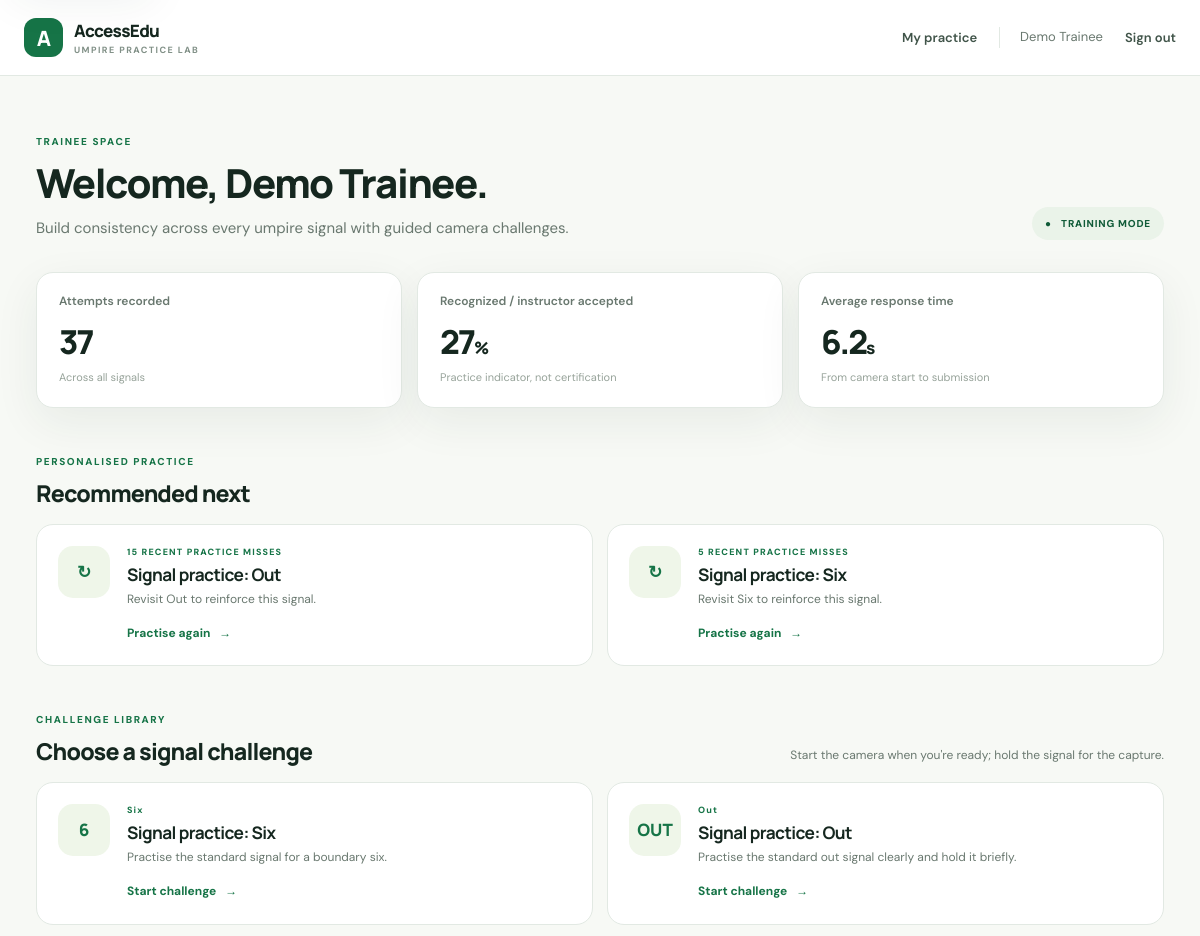
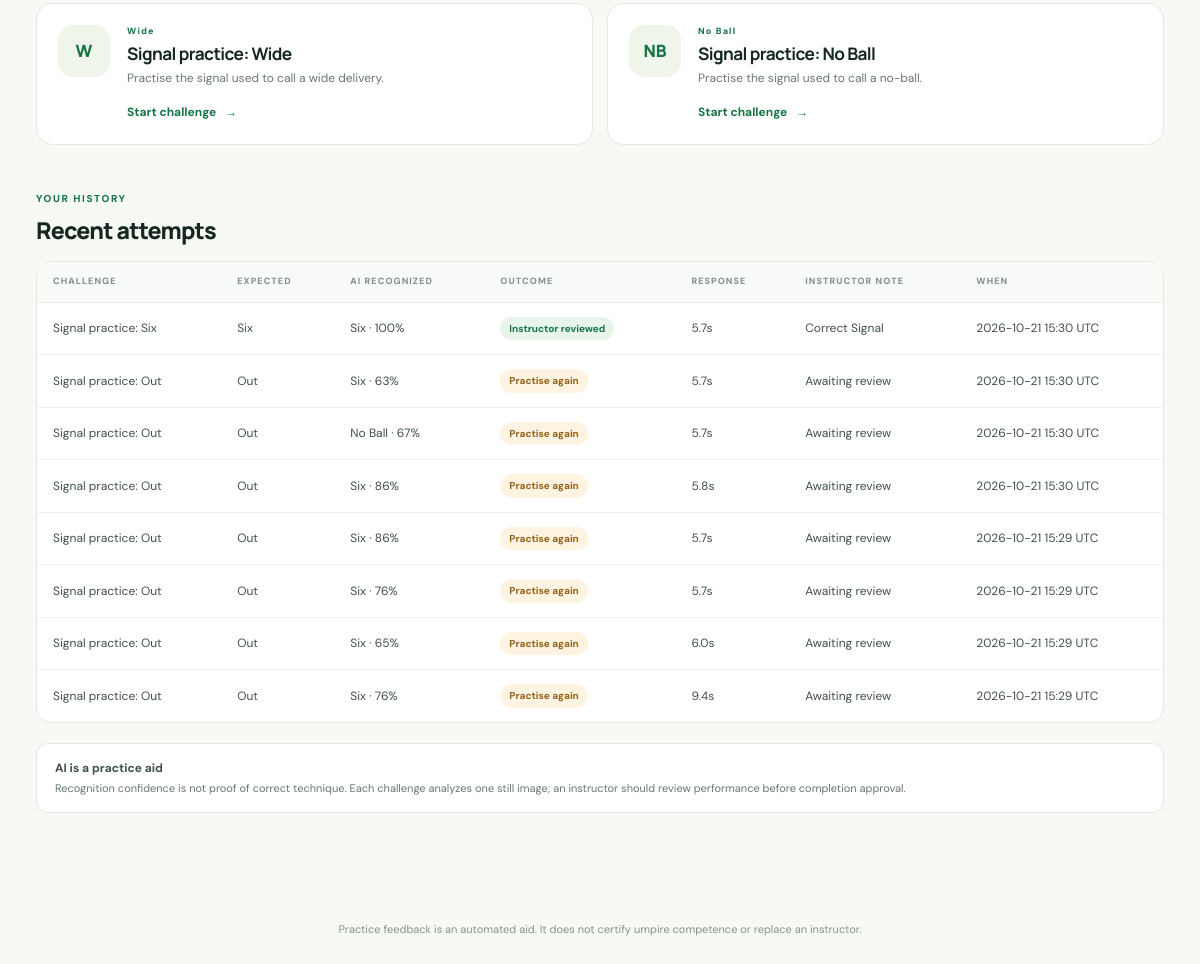
The app's page /dashboard (signed in) with its own data (2 pictures, top to bottom).
### tables this page shows
CREATE TABLE scenarios (
            id INTEGER PRIMARY KEY AUTOINCREMENT,
            title TEXT NOT NULL,
            description TEXT NOT NULL,
            expected_signal TEXT NOT NULL,
            active INTEGER NOT NULL DEFAULT 1,
            created_by INTEGER REFERENCES users(id)
        );

CREATE TABLE attempts (
            id INTEGER PRIMARY KEY AUTOINCREMENT,
            user_id INTEGER NOT NULL REFERENCES users(id),
            scenario_id INTEGER NOT NULL REFERENCES scenarios(id),
            expected_signal TEXT NOT NULL,
            predicted_signal TEXT NOT NULL,
            confidence REAL NOT NULL,
            matched INTEGER NOT NULL,
            frame_count INTEGER NOT NULL,
            created_at TEXT NOT NULL
        , response_seconds REAL NOT NULL DEFAULT 0, instructor_override INTEGER, instructor_feedback TEXT NOT NULL DEFAULT '', reviewed_by INTEGER REFERENCES users(id), reviewed_at TEXT, evidence_path TEXT, evidence_consent_at TEXT);

### app.py (the view)
@app.route("/dashboard")
@login_required
def dashboard():
    if session["role"] == "instructor":
        return redirect(url_for("instructor_dashboard"))
    db = database()
    scenarios = db.execute("SELECT * FROM scenarios WHERE active=1 ORDER BY id").fetchall()
    attempts = db.execute(
        "SELECT a.*,COALESCE(a.instructor_override,a.matched) AS effective_match,s.title FROM attempts a JOIN scenarios s ON s.id=a.scenario_id "
        "WHERE a.user_id=? ORDER BY a.id DESC LIMIT 8",
        (session["user_id"],),
    ).fetchall()
    totals = db.execute(
        "SELECT COUNT(*) AS total, COALESCE(SUM(COALESCE(instructor_override,matched)),0) AS correct, "
        "COALESCE(AVG(NULLIF(response_seconds,0)),0) AS avg_response FROM attempts WHERE user_id=?",
        (session["user_id"],),
    ).fetchone()
    rate = round(100 * totals["correct"] / totals["total"]) if totals["total"] else 0
    signal_progress = db.execute(
        "SELECT r.signal,r.min_attempts,r.min_match_rate,COUNT(a.id) AS attempts, "
        "COALESCE(SUM(COALESCE(a.instructor_override,a.matched)),0) AS correct "
        "FROM signal_requirements r LEFT JOIN attempts a ON a.expected_signal=r.signal AND a.user_id=? "
        "GROUP BY r.signal ORDER BY r.signal", (session["user_id"],)
    ).fetchall()
    approval = db.execute(
        "SELECT * FROM completion_approvals WHERE trainee_id=?", (session["user_id"],)
    ).fetchone()
    eligible_for_review = bool(signal_progress) and all(
        item["attempts"] >= item["min_attempts"]
        and (100 * item["correct"] / item["attempts"] if item["attempts"] else 0) >= item["min_match_rate"]
        for item in signal_progress
    )
    recommendations = db.execute(
        "SELECT s.id,s.title,s.expected_signal,COUNT(*) AS misses FROM attempts a "
        "JOIN scenarios s ON s.id=a.scenario_id WHERE a.user_id=? AND a.matched=0 AND s.active=1 "
        "GROUP BY s.id ORDER BY misses DESC,s.id LIMIT 2", (session["user_id"],)
    ).fetchall()
    return render_template("trainee.html", scenarios=scenarios, attempts=attempts, totals=totals, rate=rate,
                           signal_progress=signal_progress, approval=approval if eligible_for_review else None,
                           recommendations=recommendations)

### app.py (called while the page is built)
@app.context_processor
def inject_csrf_token():
    def csrf_token():
        if "csrf_token" not in session:
            session["csrf_token"] = secrets.token_urlsafe(32)
        return session["csrf_token"]
    return {"csrf_token": csrf_token}

@app.before_request
def protect_form_posts():
    if request.method == "POST":
        submitted = request.form.get("csrf_token", "")
        expected = session.get("csrf_token", "")
        if not submitted or not expected or not hmac.compare_digest(submitted, expected):
            abort(400)

@app.after_request
def add_security_headers(response):
    response.headers.setdefault("X-Content-Type-Options", "nosniff")
    response.headers.setdefault("X-Frame-Options", "DENY")
    response.headers.setdefault("Referrer-Policy", "strict-origin-when-cross-origin")
    response.headers.setdefault("Permissions-Policy", "camera=(self), microphone=()")
    return response

def database():
    if "db" not in g:
        g.db = sqlite3.connect(app.config["DATABASE"])
        g.db.row_factory = sqlite3.Row
    return g.db

@app.teardown_appcontext
def close_database(_error=None):
    db = g.pop("db", None)
    if db is not None:
        db.close()

def login_required(view):
    @wraps(view)
    def wrapped(*args, **kwargs):
        if "user_id" not in session:
            return redirect(url_for("login", next=request.path))
        return view(*args, **kwargs)
    return wrapped

### app/templates/trainee.html (shortened to what this page needs)
{% extends 'base.html' %}{% block title %}My practice · AccessEdu{% endblock %}
{% block content %}
<div class="page-heading"><div><div class="eyebrow">TRAINEE SPACE</div><h1>Welcome, {{ session.get('display_name') }}.</h1><p>Build consistency across every umpire signal with guided camera challenges.</p></div><div class="heading-badge">● &nbsp; TRAINING MODE</div></div>
<section class="stats-grid" aria-label="Your practice summary"><div class="stat-card"><span class="stat-label">Attempts recorded</span><strong>{{ totals.total }}</strong><span class="stat-foot">Across all signals</span></div><div class="stat-card"><span class="stat-label">Recognized / instructor accepted</span><strong>{{ rate }}<small>%</small></strong><span class="stat-foot">Practice indicator, not certification</span></div><div class="stat-card"><span class="stat-label">Average response time</span><strong>{{ '%.1f'|format(totals.avg_response) }}<small>s</small></strong><span class="stat-foot">From camera start to submission</span></div></section>
{% if recommendations %}<section class="section-block"><div class="section-heading"><div><div class="eyebrow">PERSONALISED PRACTICE</div><h2>Recommended next</h2></div></div><div class="scenario-grid">{% for recommendation in recommendations %}<article class="scenario-card"><div class="signal-icon">↻</div><div class="scenario-copy"><div class="scenario-type">{{ recommendation.misses }} RECENT PRACTICE {{ 'MISS' if recommendation.misses == 1 else 'MISSES' }}</div><h3>{{ recommendation.title }}</h3><p>Revisit {{ recommendation.expected_signal|replace('_',' ') }} to reinforce this signal.</p><a class="text-link" href="{{ url_for('practice',scenario_id=recommendation.id) }}">Practise again <span>→</span></a></div></article>{% endfor %}</div></section>{% endif %}
<section class="section-block"><div class="section-heading"><div><div class="eyebrow">CHALLENGE LIBRARY</div><h2>Choose a signal challenge</h2></div><span class="muted">Start the camera when you're ready; hold the signal for the capture.</span></div><div class="scenario-grid">{% for scenario in scenarios %}<article class="scenario-card"><div class="signal-icon">{% if scenario.expected_signal == 'Six' %}6{% elif scenario.expected_signal == 'Out' %}OUT{% elif scenario.expected_signal == 'Wide' %}W{% else %}NB{% endif %}</div><div class="scenario-copy"><div class="scenario-type">{{ scenario.expected_signal|replace('_',' ') }}</div><h3>{{ scenario.title }}</h3><p>{{ scenario.description }}</p><a class="text-link" href="{{ url_for('practice',scenario_id=scenario.id) }}">Start challenge <span>→</span></a></div></article>{% else %}<div class="empty-state">No challenges are available right now.</div>{% endfor %}</div></section>
<section class="section-block"><div class="section-heading"><div><div class="eyebrow">YOUR HISTORY</div><h2>Recent attempts</h2></div></div>{% if attempts %}<div class="table-wrap"><table><thead><tr><th>Challenge</th><th>Expected</th><th>AI recognized</th><th>Outcome</th><th>Response</th><th>Instructor note</th><th>When</th></tr></thead><tbody>{% for attempt in attempts %}<tr><td>{{ attempt.title }}</td><td>{{ attempt.expected_signal|replace('_',' ') }}</td><td>{{ attempt.predicted_signal|replace('_',' ') }} · {{ (attempt.confidence*100)|round|int }}%</td><td><span class="status-pill {{ 'good' if attempt.effective_match else 'review' }}">{{ 'Instructor reviewed' if attempt.reviewed_at else ('AI match' if attempt.matched else 'Practise again') }}</span></td><td>{{ '%.1f'|format(attempt.response_seconds) }}s</td><td>{{ attempt.instructor_feedback or 'Awaiting review' }}</td><td>{{ attempt.created_at[:16].replace('T',' ') }} UTC</td></tr>{% endfor %}</tbody></table></div>{% else %}<div class="empty-state">Your attempts will appear here after your first challenge.</div>{% endif %}</section>
<div class="notice"><strong>AI is a practice aid</strong>Recognition confidence is not proof of correct technique. Each challenge analyzes one still image; an instructor should review performance before completion approval.</div>
{% endblock %}

### app/templates/base.html (shortened to what this page needs)
<!doctype html>
<html lang="en">
<head>
  <link rel="stylesheet" href="{{ url_for('static', filename='style.css') }}">
</head>
<body>
  <header class="topbar">
    <a class="brand" href="{{ url_for('dashboard') if session.get('user_id') else url_for('login') }}"><span class="brand-mark">A</span><span>AccessEdu<small>UMPIRE PRACTICE LAB</small></span></a>
    {% if session.get('user_id') %}
    <nav><a href="{{ url_for('dashboard') }}">{% if session.get('role') == 'instructor' %}Instructor overview{% else %}My practice{% endif %}</a><span class="user-chip">{{ session.get('display_name') }}</span><form method="post" action="{{ url_for('logout') }}"><input type="hidden" name="csrf_token" value="{{ csrf_token() }}"><button class="link-button">Sign out</button></form></nav>
    {% endif %}
  </header>
  <main class="page-shell" id="main-content">
    {% block content %}{% endblock %}
  </main>
  <footer class="footer">Practice feedback is an automated aid. It does not certify umpire competence or replace an instructor.</footer>
</body>
</html>

### records on screen
scenarios: misses "15", misses "MISSES", title "Signal practice: Out", expected_signal "Out", shows "OUT", description "Practise the standard out signal clearly and hold it briefly."
scenarios: misses "5", misses "MISSES", title "Signal practice: Six", expected_signal "Six", shows "6", description "Practise the standard signal for a boundary six."
scenarios: shows "W", expected_signal "Wide", title "Signal practice: Wide", description "Practise the signal used to call a wide delivery."
scenarios: shows "NB", expected_signal "No Ball", title "Signal practice: No Ball", description "Practise the signal used to call a no-ball."
attempts: title "Signal practice: Six", expected_signal "Six", predicted_signal "Six", (attempt.confidence*100)|round|int "100", reviewed_at "Instructor reviewed", response_seconds "5.7", instructor_feedback "Correct Signal", created_at "2026-10-21 15:30"
attempts: title "Signal practice: Out", expected_signal "Out", predicted_signal "Six", (attempt.confidence*100)|round|int "63", matched "Practise again", response_seconds "5.7", instructor_feedback "Awaiting review", created_at "2026-10-21 15:30"
attempts: title "Signal practice: Out", expected_signal "Out", predicted_signal "No Ball", (attempt.confidence*100)|round|int "67", matched "Practise again", response_seconds "5.7", instructor_feedback "Awaiting review", created_at "2026-10-21 15:30"
attempts: title "Signal practice: Out", expected_signal "Out", predicted_signal "Six", (attempt.confidence*100)|round|int "86", matched "Practise again", response_seconds "5.8", instructor_feedback "Awaiting review", created_at "2026-10-21 15:30"
attempts: title "Signal practice: Out", expected_signal "Out", predicted_signal "Six", (attempt.confidence*100)|round|int "86", matched "Practise again", response_seconds "5.7", instructor_feedback "Awaiting review", created_at "2026-10-21 15:29"
attempts: title "Signal practice: Out", expected_signal "Out", predicted_signal "Six", (attempt.confidence*100)|round|int "76", matched "Practise again", response_seconds "5.7", instructor_feedback "Awaiting review", created_at "2026-10-21 15:29"
attempts: title "Signal practice: Out", expected_signal "Out", predicted_signal "Six", (attempt.confidence*100)|round|int "65", matched "Practise again", response_seconds "6.0", instructor_feedback "Awaiting review", created_at "2026-10-21 15:29"
attempts: title "Signal practice: Out", expected_signal "Out", predicted_signal "Six", (attempt.confidence*100)|round|int "76", matched "Practise again", response_seconds "9.4", instructor_feedback "Awaiting review", created_at "2026-10-21 15:29"

### other values on screen
{{ session.get('display_name') }} "Demo Trainee"
{{ totals.total }} "37"
{{ rate }} "27"
{{ '%.1f'|format(totals.avg_response) }} "6.2"
